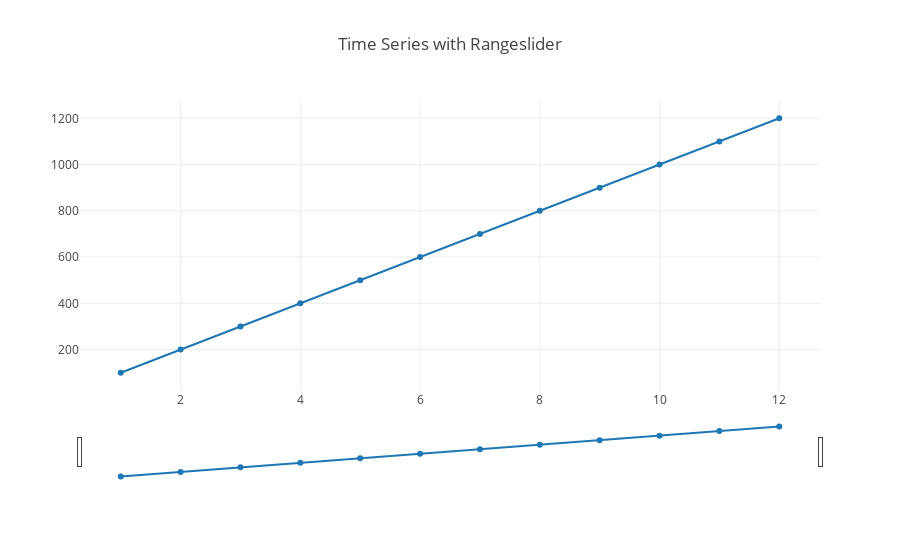

Source (notebook cell):
### Markdown cell above
### Create an interactive plot with range slider using Plotly

### Code cell
from plotly.offline import init_notebook_mode, iplot
init_notebook_mode(connected=True)

layout = dict(
    title='Time Series with Rangeslider',
    xaxis=dict(rangeselector=dict(), rangeslider=dict())
)

fig = dict(
    data=[{"x":list(range(1,2001)), "y": timeseries_values[:2000]}], 
    layout=layout
)

iplot(fig)

### Figure 1 — Plotly figure (JSON) as saved in the notebook; plotly's stock layout.template omitted (floating-point values rounded to 4 significant figures; data arrays with more than 128 entries replaced by an {"elided": "..."} marker saying what was removed)
{"data": [{"x": {"elided": "2000 int values"}, "y": [100, 200, 300, 400, 500, 600, 700, 800, 900, 1000, 1100, 1200]}], "layout": {"title": "Time Series with Rangeslider", "xaxis": {"rangeselector": {}, "rangeslider": {}}}}
